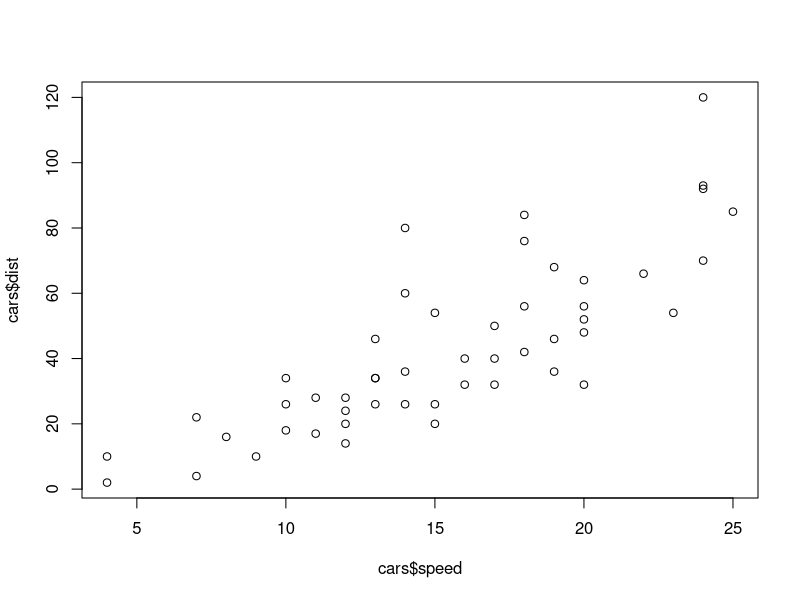
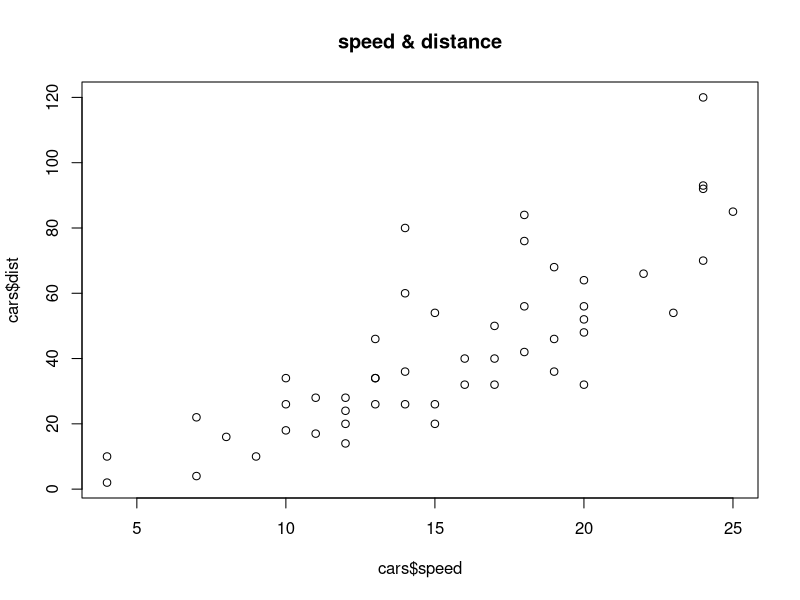
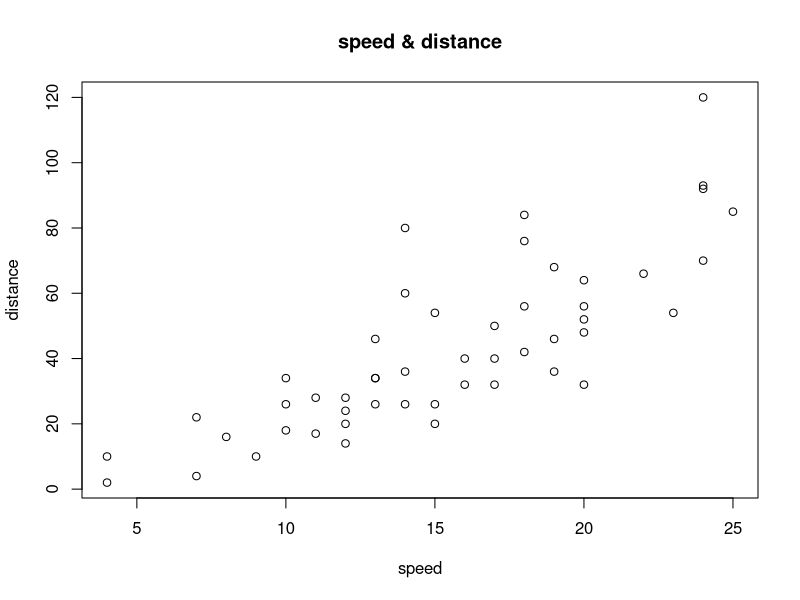
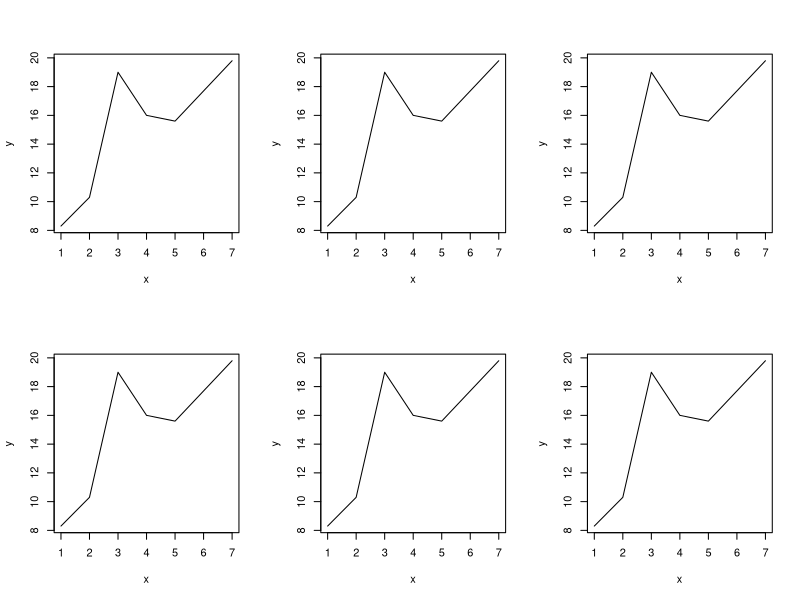
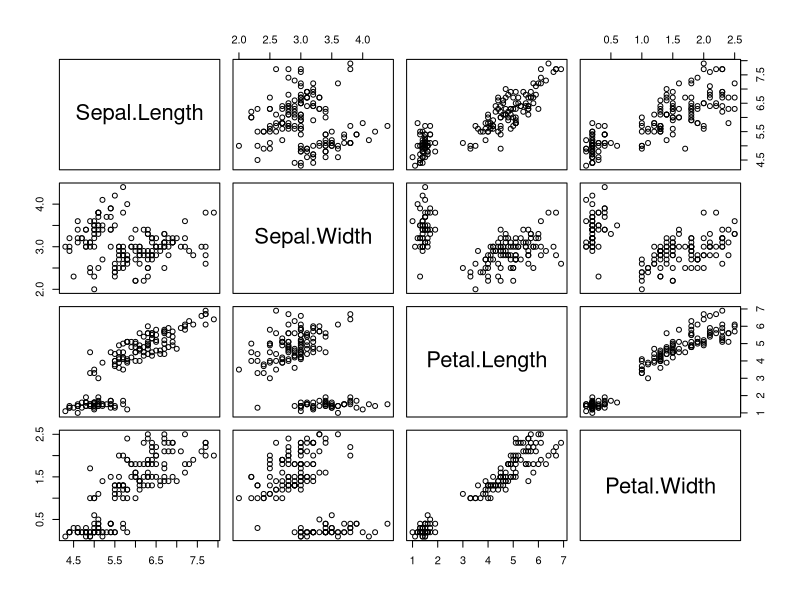
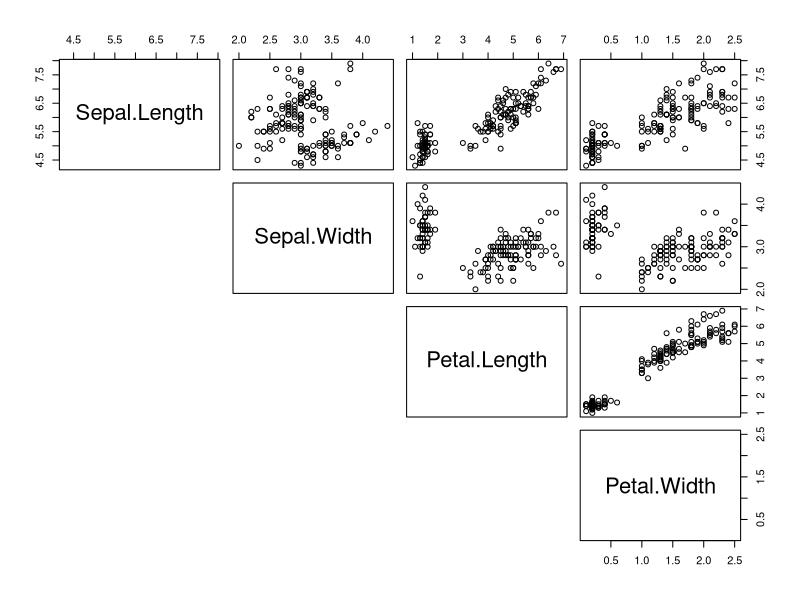
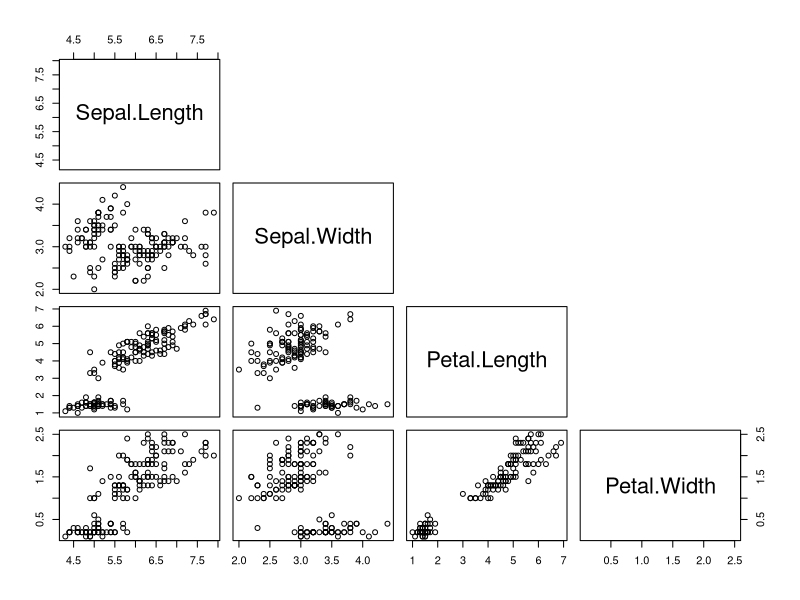
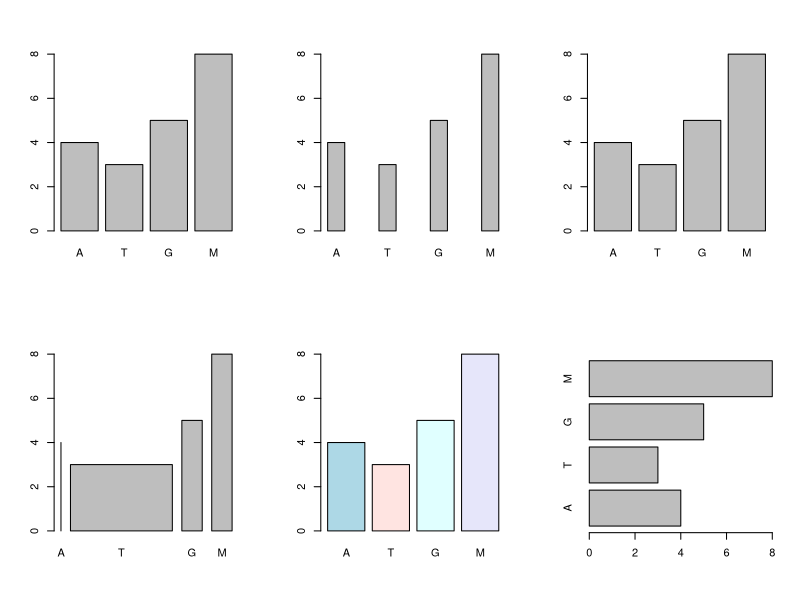

Reproduce these figures in R, in order. (Note: this script raises an error after producing the figures.)
# ������: plot(), pairs()
# ����: barplot()
# ������׷�: hist()
# �ڽ��÷�: boxplot()
# �Լ� �׷���: curve()


cars
plot(cars$speed, cars$dist)
plot(cars$speed, cars$dist, main="speed & distance")
plot(cars$speed, cars$dist, main="speed & distance",
xlab='speed', ylab='distance')

BOD
x = BOD$Time
y = BOD$demand
par(mfrow=c(2,3))
plot(x, y, type="l", Ity=1)
plot(x, y, type="l", Ity=2)
plot(x, y, type="l", Ity=3)
plot(x, y, type="l", Ity=4)
plot(x, y, type="l", Ity=5)
plot(x, y, type="l", Ity=6)

pairs(iris[1:4])
pairs(iris[1:4], lower.panel=NULL)
pairs(iris[1:4], upper.panel=NULL)


fruits_count = c(4,3,5,8)
names(fruits_count) = c("A", "T", "G", "M"); fruits_count
barplot(height=fruits_count)
barplot(height=fruits_count, width=c(0,5,1,1,5,2))
barplot(height=fruits_count, space=2)
barplot(height=fruits_count, col=c("lightblue", "mistyrose", "lightcyan", "lavender"))
barplot(height=c(4,3,5,8), names.arg=c("A", "T", "G", "M"))
barplot(height=fruits_count, horiz=TRUE)


# ������׷�
class_height = c(172, 184, 198, 175, 182, 190)
hist(x = class_height)
hist(x = class_height, breaks=c(160, 170, 180, 190))
hist(x = class_height, probabilty=TRUE)


x = rnorm(1000)
hist(x)
hist(x, prob=T)
lines(density(x))

x = rnorm(10000)
hist(x, breaks="Sturges")
hist(x, breaks="Scott")
hist(x, breaks="Freedman-Diaconis")


x = rnorm(100, 3, 2); x = round(x,2)
hist(x, nclass=10)
hist(x, nclass=30)

hist(x, axes=T, main="axes=T")
hist(x, axes=F, main="axes=F")